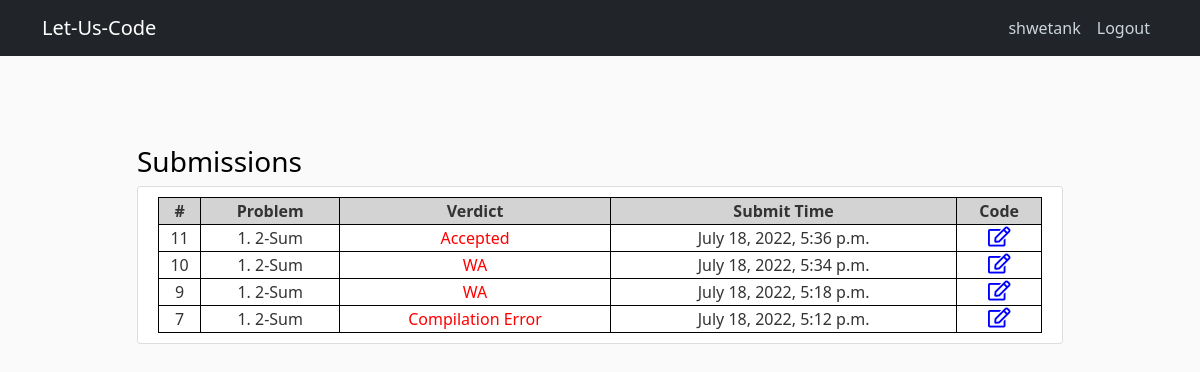
/problem/1/submission/ (signed in), run on an earlier commit of the app's database.
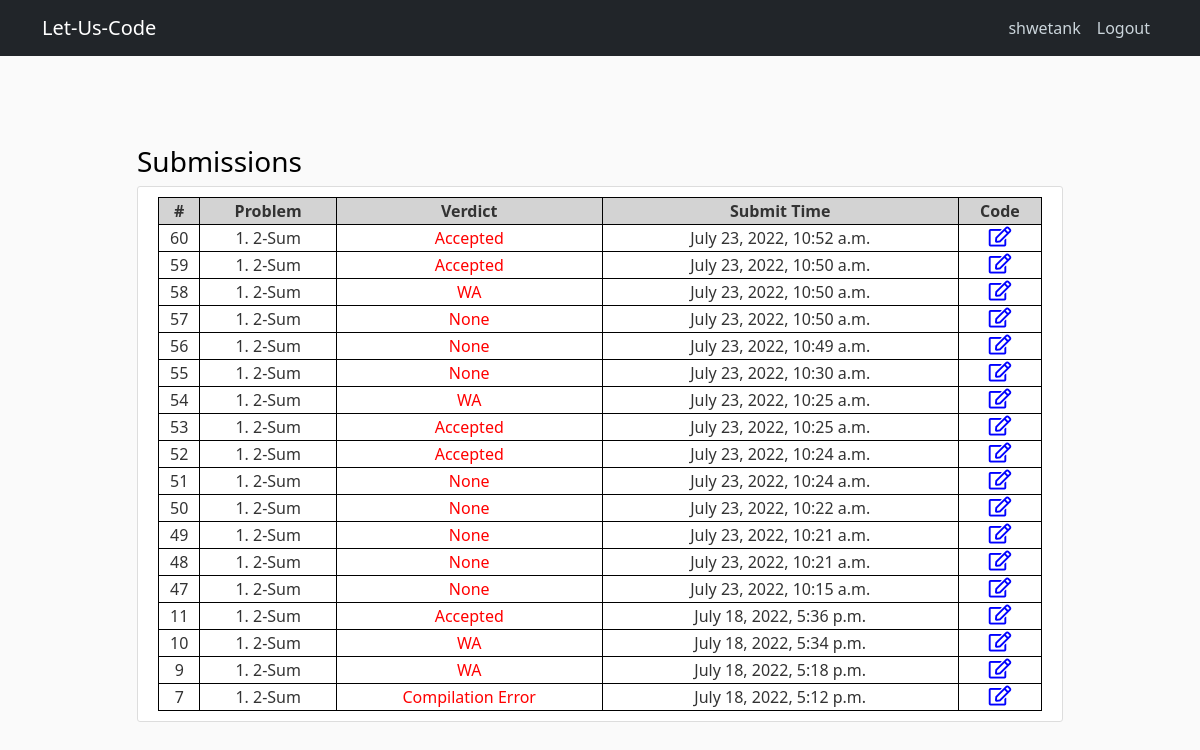
And on a later commit of the database.
### judge/models.py (models this page shows, shortened)
class solution(models.Model):
    submitter = models.TextField(null=True)
    curr_problem=models.ForeignKey(problem, on_delete=models.CASCADE, null=True)
    verdict=models.TextField(null=True)
    time_of_submit = models.DateTimeField(auto_now=True)
    code=models.TextField(null=True, blank=True)

class problem(models.Model):
    name=models.TextField()
    statement = models.TextField()
    difficulty=models.TextField()
    time_limit=models.FloatField(null=True)

### judge/views.py (the view)
# urls.py: path('problem/<int:prob_id>/submission/',submit,name='past_submissions'),
@login_required(login_url='user_login')
def submit(request,prob_id):
    obj=problem.objects.get(id=prob_id)
    qs=solution.objects.filter(curr_problem=obj).filter(submitter=request.user.username).order_by('-id')
    if(len(qs)==0):
        template='no_submission.html'
        return render(request,template)
    context= {
        'submissions': qs
    }
    template='submission.html'
    return render(request,template,context)

### judge/templates/submission.html
{% extends "base.html" %}
{% load static %}
{% block content %}
<h3 style="color: black; margin-top: 7%;">Submissions</h3>
<section class="media content-section" style="margin: 0;">
  <table style="table-layout: auto; width: 100%;">
    <tr>
      <th>#</th>
      <th>Problem</th>
      <th>Verdict</th>
      <th>Submit Time</th>
      <th>Code</th>
    </tr>
    {% for sub in submissions %}
      <tr>
        <td>{{ sub.id }}</td>
        <td>{{ sub.curr_problem.id }}. {{  sub.curr_problem.name }}</td>
        <td>
          {% if sub.verdict == 'AC' %}
            <p style="color: rgb(0, 255, 0); margin: 0;">AC</p>
          {% elif sub.verdict == 'Testing' %}
            <p style="color: grey; margin: 0;">Testing</p>
          {% else %}
            <p style="color: red; margin: 0;">
              {% if sub.verdict == 'WA' %}
                WA
              {% elif sub.verdict == 'TLE' %}
                TLE
              {% elif sub.verdict == 'CE' %}
                CE
              {% else %}
                {{sub.verdict}}
              {% endif %}
            </p>
          {% endif %}
        </td>
        <td>{{ sub.time_of_submit }}</td>
        <td>
          <a href=./code/{{sub.id}}>
            <i class='far fa-edit' style='font-size:20px;color:blue'></i>
          </a>
        </td>
      </tr>
    {% endfor %}
  </table>
</section>
{% endblock content %}

What changed in the data, as far as the page shows it:
added solution: id "60", curr_problem.id "1", curr_problem.name "2-Sum", verdict "Accepted", time_of_submit "July 23, 2022, 10:52 a.m."
added solution: id "59", curr_problem.id "1", curr_problem.name "2-Sum", verdict "Accepted", time_of_submit "July 23, 2022, 10:50 a.m."
added solution: id "58", curr_problem.id "1", curr_problem.name "2-Sum", verdict "WA", time_of_submit "July 23, 2022, 10:50 a.m."
added solution: id "57", curr_problem.id "1", curr_problem.name "2-Sum", verdict "None", time_of_submit "July 23, 2022, 10:50 a.m."
added solution: id "56", curr_problem.id "1", curr_problem.name "2-Sum", verdict "None", time_of_submit "July 23, 2022, 10:49 a.m."
added solution: id "55", curr_problem.id "1", curr_problem.name "2-Sum", verdict "None", time_of_submit "July 23, 2022, 10:30 a.m."
added solution: id "54", curr_problem.id "1", curr_problem.name "2-Sum", verdict "WA", time_of_submit "July 23, 2022, 10:25 a.m."
added solution: id "53", curr_problem.id "1", curr_problem.name "2-Sum", verdict "Accepted", time_of_submit "July 23, 2022, 10:25 a.m."
added solution: id "52", curr_problem.id "1", curr_problem.name "2-Sum", verdict "Accepted", time_of_submit "July 23, 2022, 10:24 a.m."
added solution: id "51", curr_problem.id "1", curr_problem.name "2-Sum", verdict "None", time_of_submit "July 23, 2022, 10:24 a.m."
added solution: id "50", curr_problem.id "1", curr_problem.name "2-Sum", verdict "None", time_of_submit "July 23, 2022, 10:22 a.m."
added solution: id "49", curr_problem.id "1", curr_problem.name "2-Sum", verdict "None", time_of_submit "July 23, 2022, 10:21 a.m."
added solution: id "48", curr_problem.id "1", curr_problem.name "2-Sum", verdict "None", time_of_submit "July 23, 2022, 10:21 a.m."
added solution: id "47", curr_problem.id "1", curr_problem.name "2-Sum", verdict "None", time_of_submit "July 23, 2022, 10:15 a.m."
